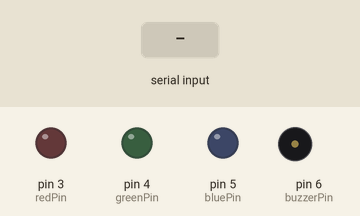
Recording of a sketch running on a simulated Arduino Uno, built with avr-gcc and run on an emulated ATmega328P. Shown: output pins drawn as LEDs (lit = HIGH), buzzer (waves = sounding). The inputs (shaded band) are chosen by the test bench.

Above: at 1.2 s.
1.3 s: "w" received over Serial
At 1.76 s:
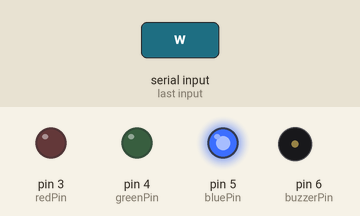
Timing chart, 0 to 4.3 s (numbered marks = the images above; inputs shaded):
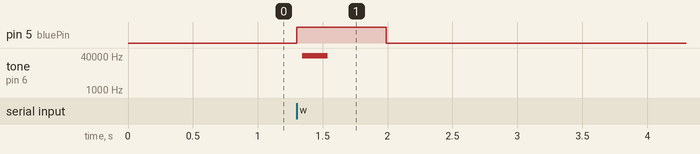

Measured:
- after the input at 1.3 s, pin 5 (bluePin): LOW → HIGH at once, → LOW 0.69 s later; tone on pin 6 (buzzerPin): silent → 41667 Hz at once, → silent 0.20 s later

The sketch:

pyserial.ino
```cpp
int incomingByte = 0;

int redPin = 3;
int greenPin = 4;
int bluePin = 5;
int buzzerPin = 6;

void setup() {
    Serial.begin(9600);

    pinMode( redPin, OUTPUT );
    pinMode( bluePin, OUTPUT );
    pinMode( greenPin, OUTPUT );
}

// freq in hz, t in ms
void freqout(int freq, int t) {
    int hperiod;                               //calculate 1/2 period in us
    long cycles, i;
    pinMode(buzzerPin, OUTPUT);                   // turn on output pin

    hperiod = (500000 / freq) - 7;             // subtract 7 us to make up for digitalWrite overhead

    cycles = ((long)freq * (long)t) / 1000;    // calculate cycles

    for (i=0; i<= cycles; i++){              // play note for t ms
        digitalWrite(buzzerPin, HIGH);
        delayMicroseconds(hperiod);
        digitalWrite(buzzerPin, LOW);
        delayMicroseconds(hperiod - 1);     // - 1 to make up for digitaWrite overhead
    }

    pinMode(buzzerPin, INPUT);                // shut off pin to avoid noise from other operations
}

void loop() {
        if (Serial.available() > 0) {
                incomingByte = Serial.read();

                if( incomingByte == 119 ) {
                    digitalWrite( bluePin, HIGH );
                    freqout( 31608, 250 );
                    delay( 500 );
                    digitalWrite( bluePin, LOW );
                }
        }
}
```
